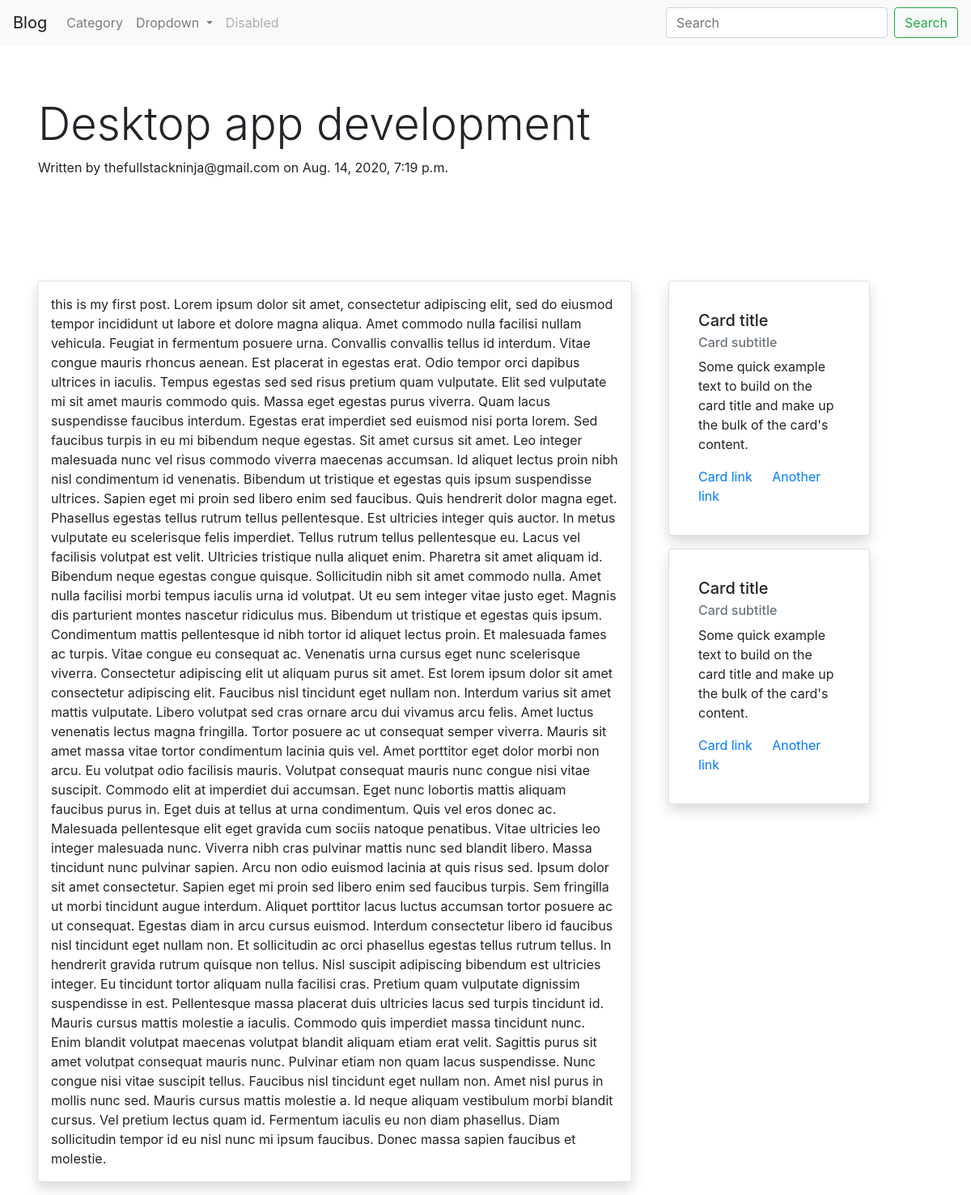
/desktop-app-development, run on the app's committed database.
### blog/models.py (models this page shows, shortened)
class Post(models.Model):
    id = models.AutoField(primary_key=True)
    title = models.CharField(max_length=100, unique=True, verbose_name='Title of the Post')
    body = models.TextField(verbose_name='Blog content')
    picture_location = models.ImageField(upload_to='images/', max_length=200)
    author = models.ForeignKey(to=settings.AUTH_USER_MODEL, on_delete=models.CASCADE)
    timestamp = models.DateTimeField(default=datetime.now())
    category = models.ForeignKey(to=Category, on_delete=models.CASCADE)
    blog_slug = models.SlugField(blank=True, )
    published = models.BooleanField(default=False)

### accounts/models.py (models this page shows, shortened)
class CustomUser(AbstractBaseUser, PermissionsMixin):
    first_name = models.CharField(max_length=20, verbose_name='What is your first name')
    last_name = models.CharField(max_length=20, verbose_name='What is your last name')
    email = models.EmailField(max_length=40, verbose_name='What is your email address?', unique=True)
    is_active = models.BooleanField(default=True)
    is_admin = models.BooleanField(default=False)
    is_staff = models.BooleanField(default=False)
    is_superuser = models.BooleanField(default=False)
    objects = CustomUserManager()
    REQUIRED_FIELDS = ['first_name','last_name']
    USERNAME_FIELD = 'email'
    EMAIL_FIELD = 'email'
    def __str__(self):
        return self.email

### pages/views.py (the view)
# urls.py: path('<str:blog_slug>', views.post_detail, name='post_content'),
def post_detail(request, blog_slug):
    blog_post = Post.objects.get(blog_slug=blog_slug)
    context = {
        'blog_post':blog_post
    }
    return render(request=request, context=context, template_name="pages/blog_detail.html")

### pages/templates/pages/blog_detail.html (shortened to what this page needs)
{% extends "pages/base.html" %}
{% block content %}
<div class="container-fluid">
    <div class="jumbotron" style="background-color:white">
        <h1 class="display-4 ">{{blog_post.title}}</h1>
        <p>Written by {{blog_post.author}} on {{blog_post.timestamp}}</p>
    </div>
    <div class="container-fluid">
        <div class="row">
            <div class="col-8">
                <div class="card p-3 m-3 shadow" style="width: 98%;">
                    {{blog_post.body}}
                </div>
            </div>
            <div class="col-3">
              <div class="card p-3 m-3 shadow" style="width: 95%;">
                  <div class="card-body">
                    <h5 class="card-title">Card title</h5>
                    <h6 class="card-subtitle mb-2 text-muted">Card subtitle</h6>
                    <p class="card-text">Some quick example text to build on the card title and make up the bulk of the card's content.</p>
                    <a href="#" class="card-link">Card link</a>
                    <a href="#" class="card-link">Another link</a>
                  </div>
            </div>
              <div class="card p-3 m-3 shadow" style="width: 95%;">
  <div class="card-body">
    <h5 class="card-title">Card title</h5>
    <h6 class="card-subtitle mb-2 text-muted">Card subtitle</h6>
    <p class="card-text">Some quick example text to build on the card title and make up the bulk of the card's content.</p>
    <a href="#" class="card-link">Card link</a>
    <a href="#" class="card-link">Another link</a>
  </div>
</div>
            </div>
         </div>
    </div>
</div>
{% endblock %}

### data on the page
Post: title "Desktop app development", author "thefullstackninja@gmail.com", timestamp "Aug. 14, 2020, 7:19 p.m.", body "this is my first post. Lorem ipsum dolor sit amet, consectetur adipiscing elit, sed do eiusmod tempor incididunt ut labore et dolore magna aliqua. Amet commodo nulla facilisi nullam vehicula. Feugiat in fermentum posuere urna. Convallis convallis tellus id interdum. Vitae congue mauris rhoncus aenean. Est placerat in egestas erat. Odio tempor orci dapibus ultrices in iaculis. Tempus egestas sed sed risus pretium quam vulputate. Elit sed vulputate mi sit amet mauris commodo quis. Massa eget egestas purus viverra. Quam lacus suspendisse faucibus interdum. Egestas erat imperdiet sed euismod nisi porta lorem. Sed faucibus turpis in eu mi bibendum neque egestas. Sit amet cursus sit amet. Leo…"
